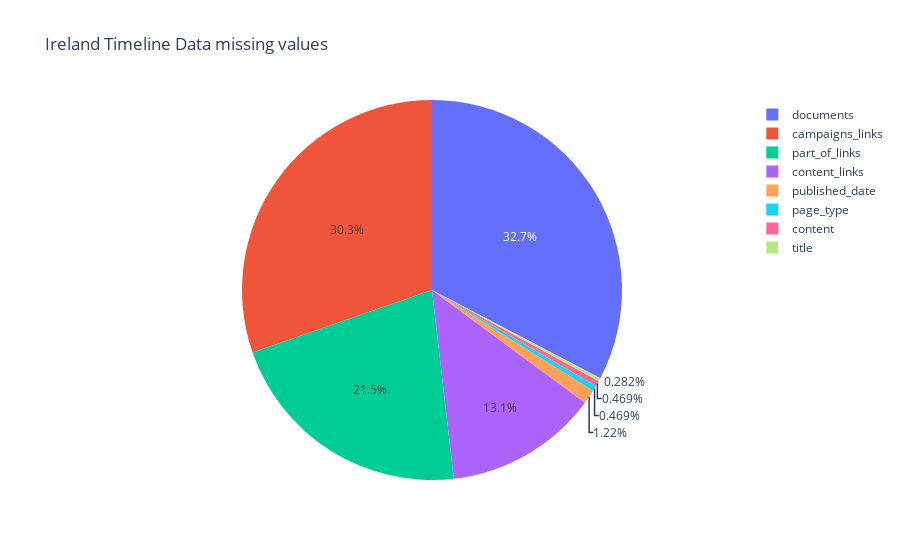
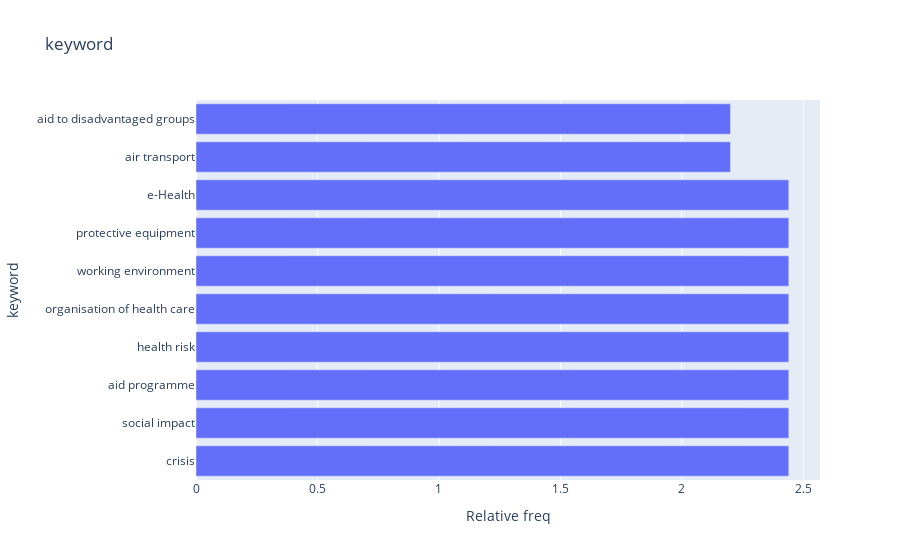
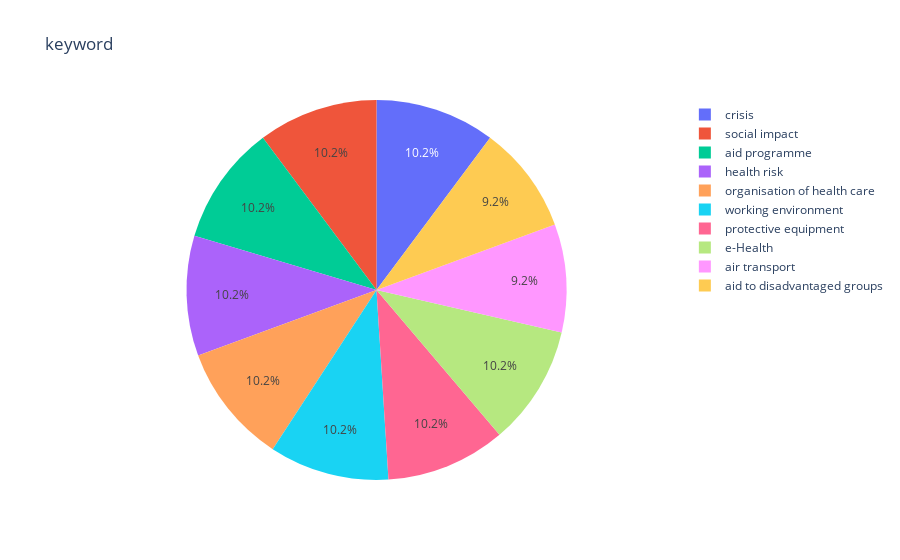
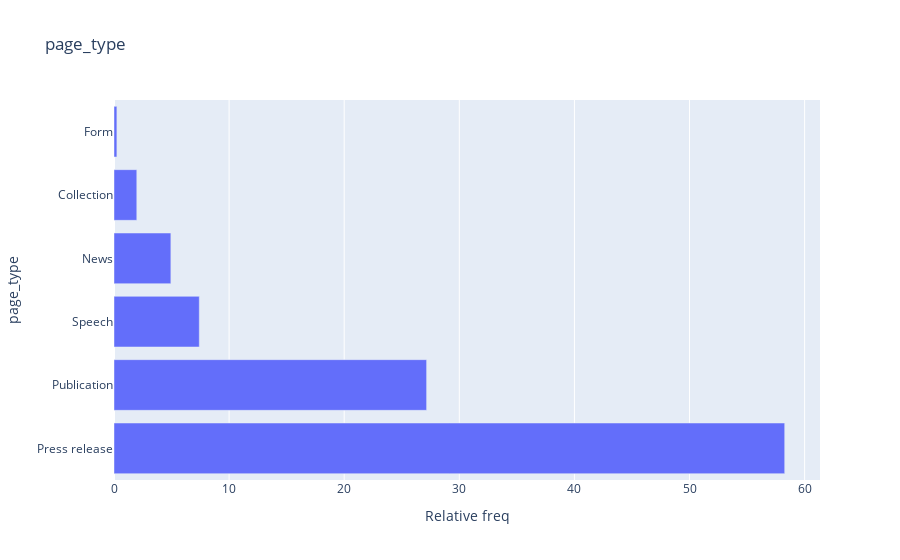

The cell these charts' notebook holds for them, in order:
### Markdown cell above
## EDA on categorical data from loaded dataset

### Code cell
eda_result = fast_categorical_analyze(ireland_timeline, CATEGORICAL_COLUMNS , 'Ireland Timeline Data')

### Figure 1 — Plotly figure (JSON) as saved in the notebook; plotly's stock layout.template omitted (floating-point values rounded to 4 significant figures)
{"data": [{"domain": {"x": [0.0, 1.0], "y": [0.0, 1.0]}, "hovertemplate": "index=%{label}<br>Absolute freq=%{value}<extra></extra>", "labels": ["page_type", "published_date", "title", "content", "content_links", "campaigns_links", "part_of_links", "documents"], "legendgroup": "", "name": "", "showlegend": true, "type": "pie", "values": [5, 13, 3, 5, 139, 323, 229, 348]}], "layout": {"legend": {"tracegroupgap": 0}, "title": {"text": "Ireland Timeline Data missing values"}}}

### Figure 2 — Plotly figure (JSON) as saved in the notebook; plotly's stock layout.template omitted (floating-point values rounded to 4 significant figures)
{"data": [{"alignmentgroup": "True", "hovertemplate": "Relative freq=%{x}<br>keyword=%{y}<extra></extra>", "legendgroup": "", "marker": {"color": "#636efa"}, "name": "", "offsetgroup": "", "orientation": "h", "showlegend": false, "textposition": "auto", "type": "bar", "x": [2.44, 2.44, 2.44, 2.44, 2.44, 2.44, 2.44, 2.44, 2.2, 2.2], "xaxis": "x", "y": ["crisis", "social impact", "aid programme", "health risk", "organisation of health care", "working environment", "protective equipment", "e-Health", "air transport", "aid to disadvantaged groups"], "yaxis": "y"}], "layout": {"barmode": "relative", "legend": {"tracegroupgap": 0}, "title": {"text": "keyword"}, "xaxis": {"anchor": "y", "domain": [0.0, 1.0], "title": {"text": "Relative freq"}}, "yaxis": {"anchor": "x", "domain": [0.0, 1.0], "title": {"text": "keyword"}}}}

### Figure 3 — Plotly figure (JSON) as saved in the notebook; plotly's stock layout.template omitted (floating-point values rounded to 4 significant figures)
{"data": [{"domain": {"x": [0.0, 1.0], "y": [0.0, 1.0]}, "hovertemplate": "keyword=%{label}<br>Relative freq=%{value}<extra></extra>", "labels": ["crisis", "social impact", "aid programme", "health risk", "organisation of health care", "working environment", "protective equipment", "e-Health", "air transport", "aid to disadvantaged groups"], "legendgroup": "", "name": "", "showlegend": true, "type": "pie", "values": [2.44, 2.44, 2.44, 2.44, 2.44, 2.44, 2.44, 2.44, 2.2, 2.2]}], "layout": {"legend": {"tracegroupgap": 0}, "title": {"text": "keyword"}}}

### Figure 4 — Plotly figure (JSON) as saved in the notebook; plotly's stock layout.template omitted (floating-point values rounded to 4 significant figures)
{"data": [{"alignmentgroup": "True", "hovertemplate": "Relative freq=%{x}<br>page_type=%{y}<extra></extra>", "legendgroup": "", "marker": {"color": "#636efa"}, "name": "", "offsetgroup": "", "orientation": "h", "showlegend": false, "textposition": "auto", "type": "bar", "x": [58.27, 27.16, 7.41, 4.94, 1.98, 0.25], "xaxis": "x", "y": ["Press release", "Publication", "Speech", "News", "Collection", "Form"], "yaxis": "y"}], "layout": {"barmode": "relative", "legend": {"tracegroupgap": 0}, "title": {"text": "page_type"}, "xaxis": {"anchor": "y", "domain": [0.0, 1.0], "title": {"text": "Relative freq"}}, "yaxis": {"anchor": "x", "domain": [0.0, 1.0], "title": {"text": "page_type"}}}}
